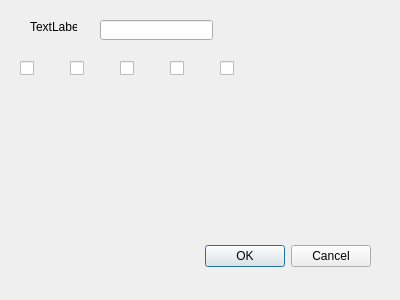
<?xml version="1.0" encoding="UTF-8"?>
<ui version="4.0">
 <class>Dialog</class>
 <widget class="QDialog" name="Dialog">
  <property name="geometry">
   <rect>
    <x>0</x>
    <y>0</y>
    <width>400</width>
    <height>300</height>
   </rect>
  </property>
  <property name="windowTitle">
   <string>Dialog</string>
  </property>
  <widget class="QDialogButtonBox" name="buttonBox">
   <property name="geometry">
    <rect>
     <x>30</x>
     <y>240</y>
     <width>341</width>
     <height>32</height>
    </rect>
   </property>
   <property name="orientation">
    <enum>Qt::Horizontal</enum>
   </property>
   <property name="standardButtons">
    <set>QDialogButtonBox::Cancel|QDialogButtonBox::Ok</set>
   </property>
  </widget>
  <widget class="QCheckBox" name="checkBox">
   <property name="geometry">
    <rect>
     <x>20</x>
     <y>60</y>
     <width>41</width>
     <height>17</height>
    </rect>
   </property>
   <property name="text">
    <string/>
   </property>
   <property name="icon">
    <iconset>
     <normalon>:/assets/symbols/mana_w.png</normalon>
    </iconset>
   </property>
  </widget>
  <widget class="QLineEdit" name="lineEdit">
   <property name="geometry">
    <rect>
     <x>100</x>
     <y>20</y>
     <width>113</width>
     <height>20</height>
    </rect>
   </property>
  </widget>
  <widget class="QLabel" name="label">
   <property name="geometry">
    <rect>
     <x>30</x>
     <y>20</y>
     <width>47</width>
     <height>13</height>
    </rect>
   </property>
   <property name="text">
    <string>TextLabel</string>
   </property>
  </widget>
  <widget class="QCheckBox" name="checkBox_2">
   <property name="geometry">
    <rect>
     <x>70</x>
     <y>60</y>
     <width>41</width>
     <height>17</height>
    </rect>
   </property>
   <property name="text">
    <string/>
   </property>
   <property name="icon">
    <iconset>
     <normalon>:/assets/symbols/mana_u.png</normalon>
    </iconset>
   </property>
  </widget>
  <widget class="QCheckBox" name="checkBox_3">
   <property name="geometry">
    <rect>
     <x>120</x>
     <y>60</y>
     <width>41</width>
     <height>17</height>
    </rect>
   </property>
   <property name="text">
    <string/>
   </property>
   <property name="icon">
    <iconset>
     <normalon>:/assets/symbols/mana_b.png</normalon>
    </iconset>
   </property>
  </widget>
  <widget class="QCheckBox" name="checkBox_4">
   <property name="geometry">
    <rect>
     <x>170</x>
     <y>60</y>
     <width>41</width>
     <height>17</height>
    </rect>
   </property>
   <property name="text">
    <string/>
   </property>
   <property name="icon">
    <iconset>
     <normalon>:/assets/symbols/mana_r.png</normalon>
    </iconset>
   </property>
  </widget>
  <widget class="QCheckBox" name="checkBox_5">
   <property name="geometry">
    <rect>
     <x>220</x>
     <y>60</y>
     <width>41</width>
     <height>17</height>
    </rect>
   </property>
   <property name="text">
    <string/>
   </property>
   <property name="icon">
    <iconset>
     <normalon>:/assets/symbols/mana_g.png</normalon>
    </iconset>
   </property>
  </widget>
 </widget>
 <resources>
  <include location="../assets/assets.qrc"/>
 </resources>
 <connections>
  <connection>
   <sender>buttonBox</sender>
   <signal>accepted()</signal>
   <receiver>Dialog</receiver>
   <slot>accept()</slot>
   <hints>
    <hint type="sourcelabel">
     <x>248</x>
     <y>254</y>
    </hint>
    <hint type="destinationlabel">
     <x>157</x>
     <y>274</y>
    </hint>
   </hints>
  </connection>
  <connection>
   <sender>buttonBox</sender>
   <signal>rejected()</signal>
   <receiver>Dialog</receiver>
   <slot>reject()</slot>
   <hints>
    <hint type="sourcelabel">
     <x>316</x>
     <y>260</y>
    </hint>
    <hint type="destinationlabel">
     <x>286</x>
     <y>274</y>
    </hint>
   </hints>
  </connection>
 </connections>
</ui>
